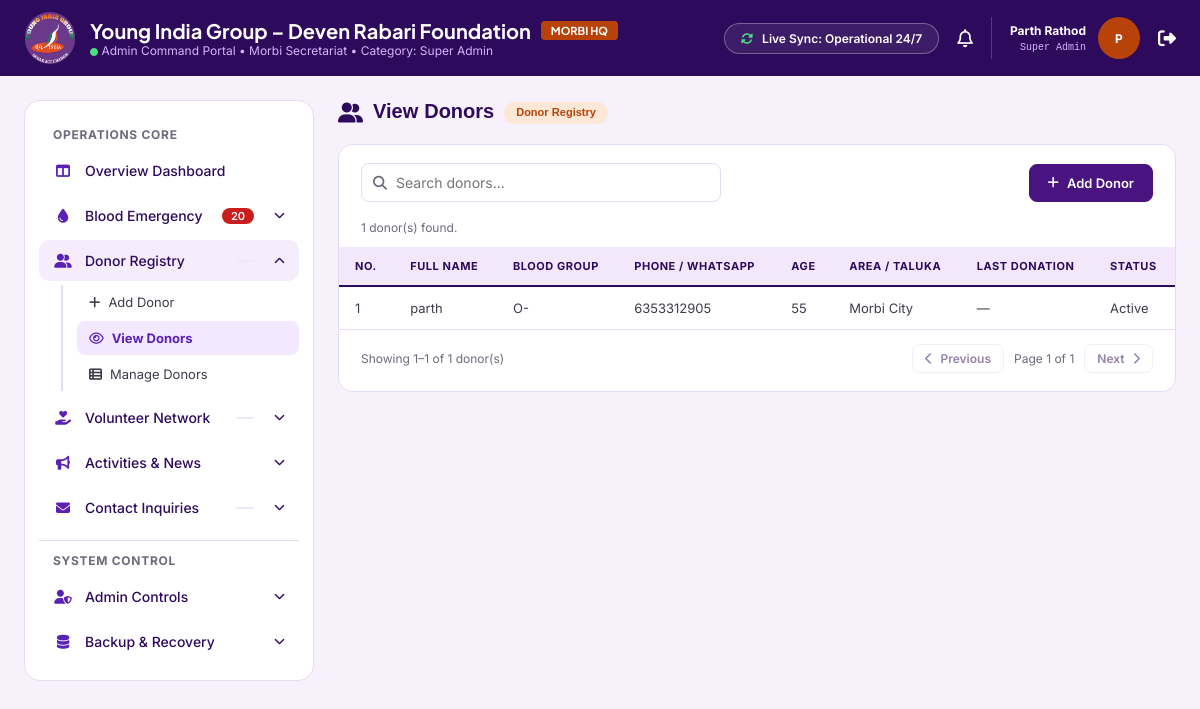
Page /admin/view-donors.php (signed in) on the committed database.
### tables this page shows
CREATE TABLE `donors` (
  `id` int UNSIGNED NOT NULL,
  `name` varchar(100) NOT NULL,
  `blood_group` enum('O-','O+','A-','A+','B-','B+','AB-','AB+') NOT NULL,
  `phone` varchar(20) NOT NULL,
  `age` tinyint UNSIGNED NOT NULL,
  `area` varchar(60) NOT NULL COMMENT 'Area / Taluka',
  `last_donation` date DEFAULT NULL,
  `status` enum('Active','Inactive') NOT NULL DEFAULT 'Active',
  `approved_by` int UNSIGNED DEFAULT NULL COMMENT 'Admin who approved the website sign-up (NULL = added by an admin)',
  `approved_at` datetime DEFAULT NULL,
  `created_by` int UNSIGNED DEFAULT NULL,
  `created_at` timestamp NOT NULL DEFAULT CURRENT_TIMESTAMP,
  `updated_at` timestamp NOT NULL DEFAULT CURRENT_TIMESTAMP ON UPDATE CURRENT_TIMESTAMP
);

### admin/view-donors.php (the view, shortened to what this page needs)
<?php
$pdo = db();
function escapeOutput($value): string
{
    return htmlspecialchars((string) ($value ?? ''), ENT_QUOTES, 'UTF-8');
}
$donors = [];
$loadError = false;
try {
    $stmt = $pdo->query(
        'SELECT name, blood_group, phone, age, area, last_donation, status
         FROM donors
         ORDER BY created_at DESC'
    );
    $donors = $stmt->fetchAll(PDO::FETCH_ASSOC);
} catch (PDOException $e) {
    error_log('Could not load donors: ' . $e->getMessage());
    $loadError = true;
}
?>
<!DOCTYPE html>
<html lang="en">
<?php include __DIR__ . '/inc/head.php'; ?>
<body data-app-mode="php">
  <?php include __DIR__ . '/inc/header.php'; ?>
  <div class="adm-shell">
    <?php include __DIR__ . '/inc/sidebar.php'; ?>
    <main class="adm-main">
      <div class="adm-view" id="view">
        <section class="adm-page" id="page-donors-view">
          <div class="adm-page-head">
            <h2>
              <i class="fa-solid fa-user-group"></i>
              <span>View Donors</span>
              <span class="adm-chip">Donor Registry</span>
            </h2>
          </div>
          <div class="adm-panel">
            <div class="adm-toolbar">
              <label class="adm-search">
                <i class="fa-solid fa-magnifying-glass"></i>
                <input
                  type="search"
                  id="donorSearch"
                  placeholder="Search donors..."
                  aria-label="Search donors"
                >
              </label>
              <div class="adm-actions">
                <a class="adm-btn adm-btn--primary" href="add-donors.php">
                  <i class="fa-solid fa-plus"></i> Add Donor
                </a>
              </div>
            </div>
            <?php if ($loadError): ?>
              <div class="adm-info" role="alert">
                Could not load donors. Please try again later.
              </div>
            <?php else: ?>
              <div class="adm-info">
                <span id="resultInfo"><?= count($donors) ?> donor(s) found.</span>
              </div>
              <div class="adm-table-wrap">
                <table class="adm-table">
                  <thead>
                    <tr>
                      <th>No.</th>
                      <th>Full Name</th>
                      <th>Blood Group</th>
                      <th>Phone / WhatsApp</th>
                      <th>Age</th>
                      <th>Area / Taluka</th>
                      <th>Last Donation</th>
                      <th>Status</th>
                    </tr>
                  </thead>
                  <tbody>
                    <?php if (!$donors): ?>
                      <tr class="empty-row">
                        <td colspan="8">No donors have been added yet.</td>
                      </tr>
                    <?php else: ?>
                      <?php foreach ($donors as $index => $donor): ?>
                        <tr class="donor-row">
                          <td class="donor-number"><?= $index + 1 ?></td>
                          <td><?= escapeOutput($donor['name']) ?></td>
                          <td><?= escapeOutput($donor['blood_group']) ?></td>
                          <td><?= escapeOutput($donor['phone']) ?></td>
                          <td><?= escapeOutput($donor['age']) ?></td>
                          <td><?= escapeOutput($donor['area']) ?></td>
                          <td>
                            <?= !empty($donor['last_donation'])
                              ? escapeOutput($donor['last_donation'])
                              : '—' ?>
                          </td>
                          <td><?= escapeOutput($donor['status']) ?></td>
                        </tr>
                      <?php endforeach; ?>
                    <?php endif; ?>
                  </tbody>
                </table>
              </div>
              <div class="adm-info adm-info--bottom">
                <span id="pageInfo"></span>
                <div class="adm-pager">
                  <button type="button" class="adm-btn adm-btn--sm" id="previousPage">
                    <i class="fa-solid fa-chevron-left"></i> Previous
                  </button>
                  <span id="pageNumber"></span>
                  <button type="button" class="adm-btn adm-btn--sm" id="nextPage">
                    Next <i class="fa-solid fa-chevron-right"></i>
                  </button>
                </div>
              </div>
            <?php endif; ?>
          </div>
        </section>
      </div>
    </main>
  </div>
</body>
</html>

### admin/admin.css (style rules this page uses)
:root { --p9: #2e0a5c; --p7: #4a1480; --p6: #5b21b6; --p1: #f3e8ff; --orange: #e8590c; --orange-d: #b8430a; --red: #c81e1e; --green: #16803c; --bg: #f6f1fa; --white: #fff; --text: #3d3d4a; --muted: #6b6b7b; --border: #e6dcef; --shadow: 0 6px 20px rgba(74, 20, 128, .10); --font: "Inter", sans-serif; --head: "Plus Jakarta Sans", "Noto Sans Gujarati", sans-serif; --guj: "Noto Sans Gujarati", sans-serif; }
* { margin: 0; padding: 0; box-sizing: border-box; }
html { scroll-behavior: smooth; }
body { min-height: 100vh; font-family: var(--font); font-size: 14px; color: var(--text); background: var(--bg); }
a { color: inherit; text-decoration: none; }
button { font: inherit; cursor: pointer; }
h1, h2, h3 { font-family: var(--head); color: var(--p9); }
.adm-shell { display: grid; grid-template-columns: 290px 1fr; gap: 24px; padding: 24px; align-items: start; }
.adm-main { min-width: 0; }
.adm-view > * { animation: admFade .35s ease both; }
.adm-page-head { display: flex; justify-content: space-between; align-items: center; flex-wrap: wrap; gap: 12px; margin-bottom: 18px; }
.adm-page-head h2 { display: flex; align-items: center; flex-wrap: wrap; gap: 10px; font-family: var(--guj); font-size: 20px; }
.adm-chip { padding: 4px 12px; border-radius: 20px; font-size: 11px; font-weight: 600; color: var(--orange-d); background: #fde7d6; }
.adm-panel { margin-bottom: 20px; background: var(--white); border: 1px solid var(--border); border-radius: 14px; }
.adm-actions { display: flex; flex-wrap: wrap; gap: 10px; }
.adm-btn { display: inline-flex; align-items: center; gap: 8px; padding: 10px 18px; font-size: 13px; font-weight: 600; color: var(--p9); background: var(--white); border: 1px solid var(--border); border-radius: 8px; transition: all .2s ease; }
.adm-btn--primary { color: var(--white); background: var(--p7); border-color: var(--p7); }
.adm-btn--sm { padding: 6px 12px; font-size: 12px; }
.adm-btn[disabled] { opacity: .5; cursor: not-allowed; }
.adm-toolbar { display: flex; justify-content: space-between; align-items: center; flex-wrap: wrap; gap: 12px; padding: 18px 22px; }
.adm-search { position: relative; flex: 1; min-width: 220px; max-width: 360px; }
.adm-search i { position: absolute; top: 50%; left: 12px; transform: translateY(-50%); color: var(--muted); }
.adm-search input { width: 100%; padding: 10px 12px 10px 34px; font: inherit; border: 1px solid var(--border); border-radius: 8px; }
.adm-info { padding: 0 22px 12px; font-size: 12px; color: var(--muted); }
.adm-info--bottom { display: flex; justify-content: space-between; align-items: center; flex-wrap: wrap; gap: 12px; padding: 14px 22px 18px; }
.adm-table-wrap { overflow-x: auto; }
.adm-table { width: 100%; min-width: 760px; border-collapse: collapse; }
.adm-table th { padding: 12px 16px; font-size: 11px; font-weight: 700; letter-spacing: .05em; text-align: left; text-transform: uppercase; color: var(--p9); background: #f3e8fb; border-bottom: 2px solid var(--p9); }
.adm-table td { padding: 13px 16px; border-bottom: 1px solid var(--border); font-size: 13px; vertical-align: middle; }
.adm-pager { display: flex; align-items: center; gap: 10px; }
.adm-pager span { font-size: 12px; }

### rows in the picture
donors: name "parth", blood_group "O-", phone "6353312905", age "55", area "Morbi City", status "Active"

### other values in the picture
$adminRole "Super Admin"
$adminName "Parth Rathod"
substr($adminName, 0, 1) "P"
